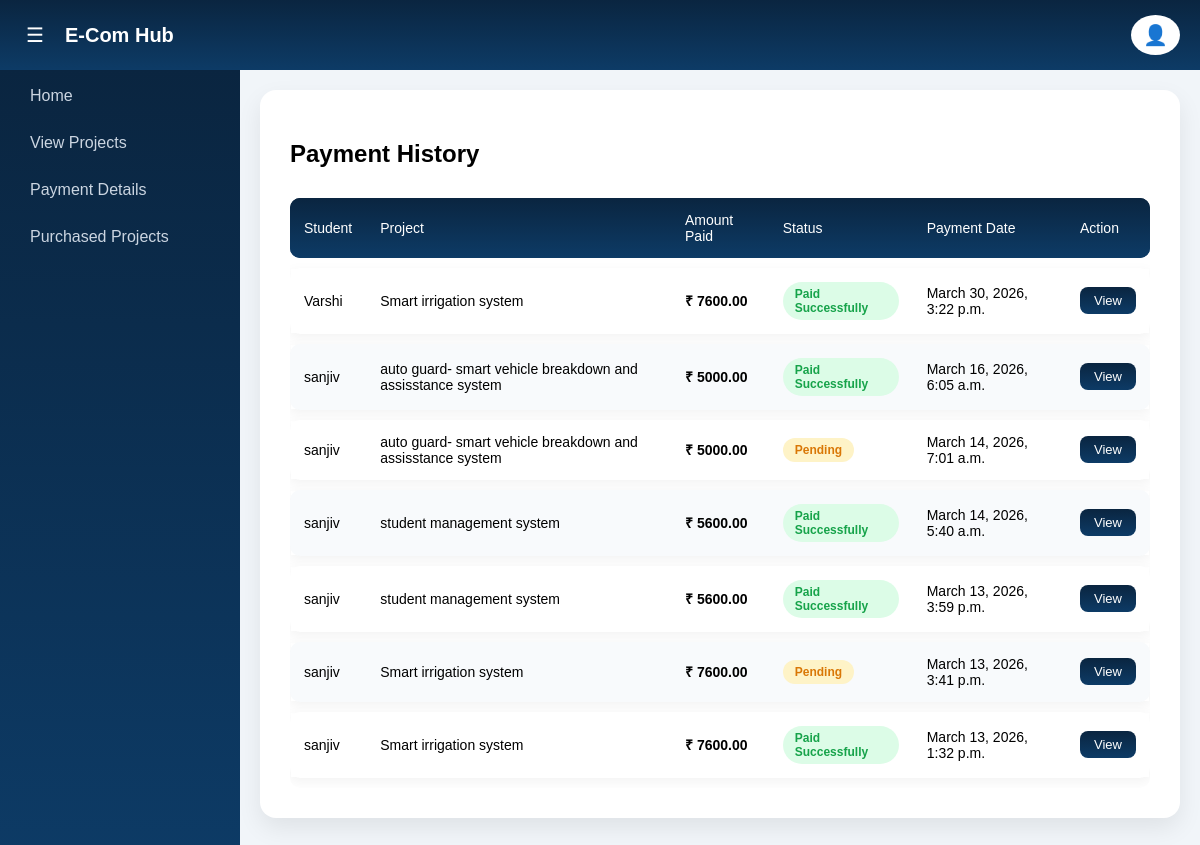
The page /admin-payment_history/ (signed in) on the database as committed earlier.
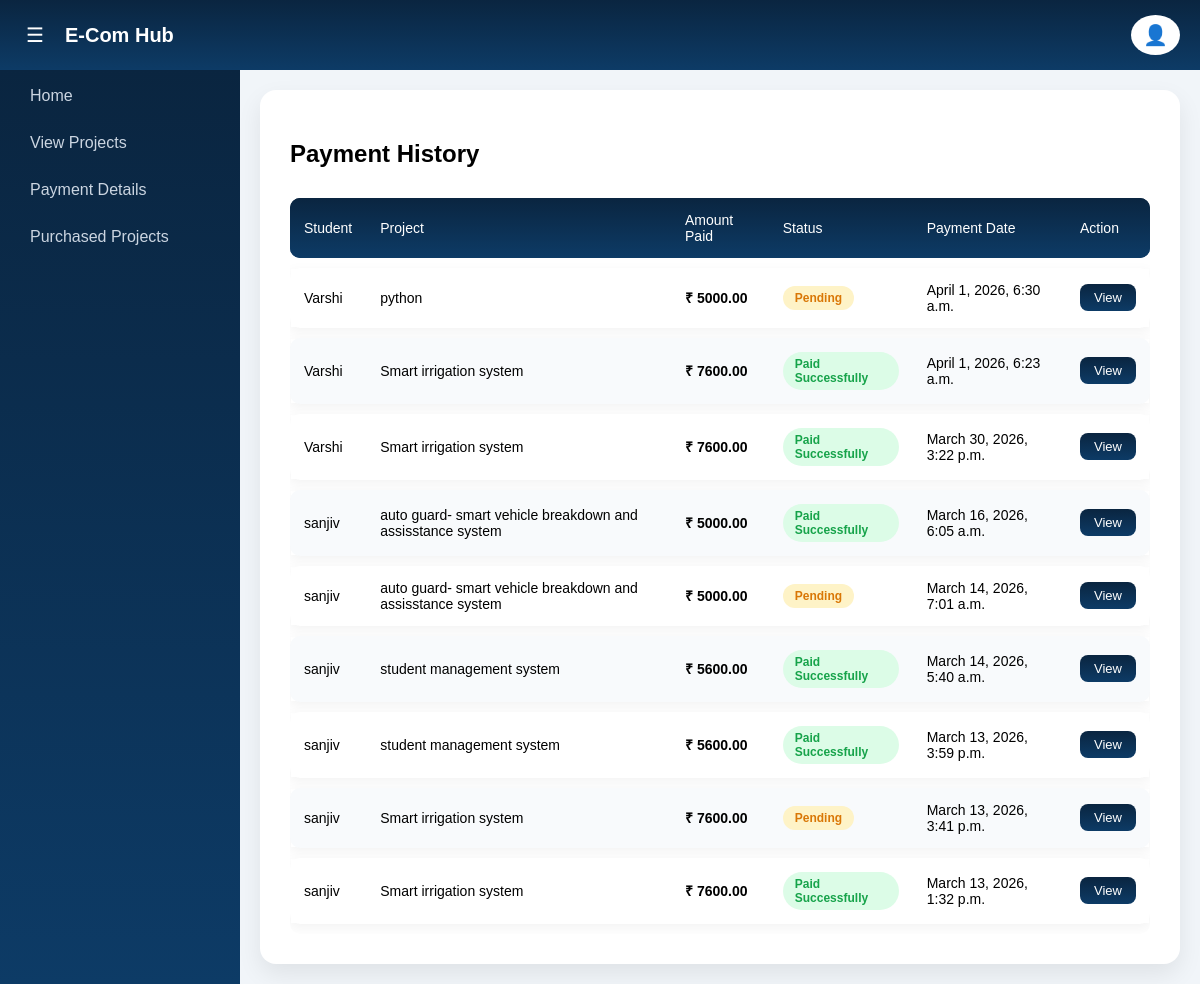
The same page on the database as committed later.
### ecom_app/models.py (models this page shows, shortened)
class Payment(models.Model):
    PAYMENT_STATUS = (
        ('PENDING', 'Pending'),
        ('SUCCESS', 'Success'),
        ('FAILED', 'Failed'),
    )
    PAYMENT_MODE = (
        ('UPI', 'UPI'),
        ('DEBIT_CARD', 'Debit Card'),
        ('CREDIT_CARD', 'Credit Card'),
        ('WALLET', 'Wallet'),
    )
    user = models.ForeignKey(CustomUser, on_delete=models.CASCADE)
    project = models.ForeignKey(Project, on_delete=models.CASCADE)
    transaction_id = models.CharField(max_length=255, unique=True)
    phonepe_transaction_id = models.CharField(max_length=255, blank=True, null=True)
    payment_mode = models.CharField(max_length=20, choices=PAYMENT_MODE)
    amount = models.DecimalField(max_digits=10, decimal_places=2)
    status = models.CharField(max_length=10, choices=PAYMENT_STATUS, default='PENDING')
    payment_response = models.TextField(blank=True, null=True)
    created_at = models.DateTimeField(default=timezone.now)

class CustomUser(AbstractUser):
    ROLE_CHOICES = (
        ('ADMIN', 'Admin'),
        ('STUDENT', 'Student'),
    )
    role = models.CharField(max_length=10, choices=ROLE_CHOICES, default='STUDENT')
    phone_number = models.CharField(max_length=15, null=True, blank=True)
    college_name = models.CharField(max_length=255, null=True, blank=True)
    department = models.CharField(max_length=255, null=True, blank=True)
    year_of_study = models.CharField(max_length=50, null=True, blank=True)
    address = models.TextField(max_length=255, null=True, blank=True)
    city = models.CharField(max_length=100, null=True, blank=True)
    state = models.CharField(max_length=100, null=True, blank=True)
    pincode = models.CharField(max_length=10, null=True, blank=True)
    is_student_registered = models.BooleanField(default=False)
    is_student_registered = models.BooleanField(default=False)

class Project(models.Model):
    CATEGORY_CHOICES = (
        ('AI', 'Artificial Intelligence'),
        ('ML', 'Machine Learning'),
        ('DL', 'Deep Learning'),
        ('WEB', 'Web Development'),
        ('IOT', 'Internet of Things'),
        ('DATA', 'Data Science'),
    )
    title = models.CharField(max_length=255)
    video = models.FileField(upload_to='videos/', null=True, blank=True)
    description = models.TextField()
    category = models.CharField(max_length=50, choices=CATEGORY_CHOICES)
    price = models.DecimalField(max_digits=10, decimal_places=2)
    google_drive_link = models.URLField()
    project_image = models.ImageField(upload_to='projects/', null=True, blank=True)
    created_at = models.DateTimeField(auto_now_add=True)

### ecom_app/views.py (the view)
# urls.py: path('admin-payment_history/', views.admin_payment_history, name='admin_payment_history'),
@login_required
def admin_payment_history(request):
    payments = Payment.objects.select_related('user', 'project').order_by('-created_at')
    return render(request, 'store/admin_payment_history.html', {
        'payments': payments
    })

### ecom_app/templates/store/admin_payment_history.html (shortened to what this page needs)
{% extends "store/admin_base.html" %}
{% block content %}
<div class="page-card">
   <h2 class="page-title">Payment History</h2>
   <table>
      <thead>
         <tr>
            <th>Student</th>
            <th>Project</th>
            <th>Amount Paid</th>
            <th>Status</th>
            <th>Payment Date</th>
            <th>Action</th>
         </tr>
      </thead>
      <tbody>
         {% for payment in payments %}
         <tr>
            <td>{{ payment.user.username }}</td>
            <td>{{ payment.project.title }}</td>
            <td class="amount">₹ {{ payment.amount }}</td>
            <td>
               {% if payment.status == "SUCCESS" %}
               <span class="status status-success">Paid Successfully</span>
               {% else %}
               <span class="status status-pending">Pending</span>
               {% endif %}
            </td>
            <td>{{ payment.created_at }}</td>
            <td>
               <a href="{% url 'admin_payment_details' payment.id %}">
                  <button class="action-btn">View</button>
               </a>
            </td>
         </tr>
         {% empty %}
         <tr>
            <td colspan="6" class="no-data">
               No payment records found
            </td>
         </tr>
         {% endfor %}
      </tbody>
   </table>
</div>
{% endblock %}

Rows that differ between the two databases and show on the page:
added Payment: user.username "Varshi", project "python", amount "5000.00", status "Pending", created_at "April 1, 2026, 6:30 a.m."
added Payment: user.username "Varshi", project "Smart irrigation system", amount "7600.00", status "Paid Successfully", created_at "April 1, 2026, 6:23 a.m."
